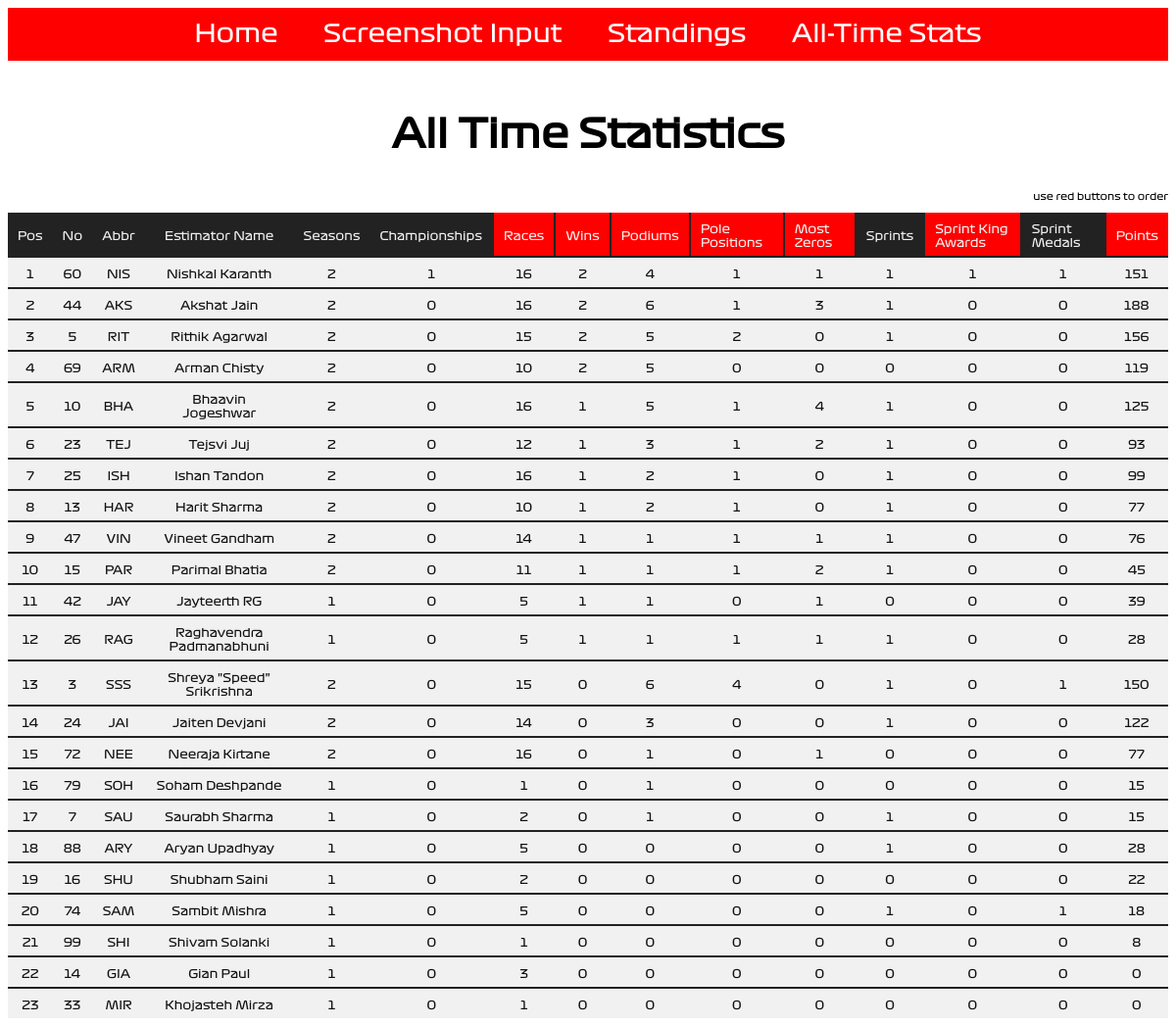
The app's page /alltimestats/, older data.
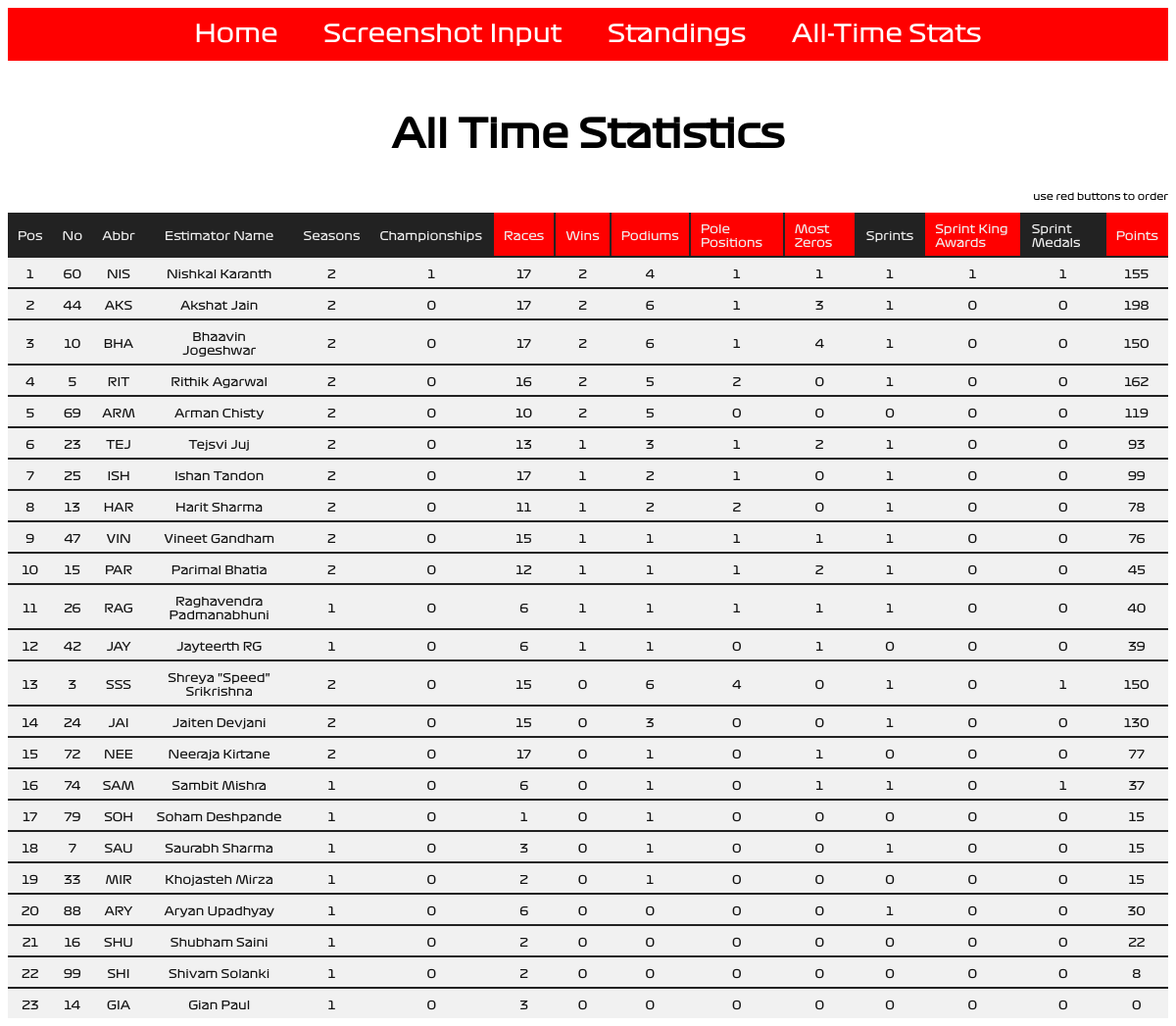
The same page, newer data.
### input_portal/models.py (models this page shows, shortened)
class alltime_leaderboard(models.Model):
    abbr = models.CharField(max_length = 4, unique = True)
    first_name = models.CharField(max_length = 32)
    last_name = models.CharField(max_length = 32)
    driver_no = models.IntegerField()
    points = models.FloatField()
    races = models.IntegerField()
    wins = models.IntegerField()
    podiums = models.IntegerField()
    sprints = models.IntegerField()
    sprint_king = models.IntegerField()
    sprint_medals = models.IntegerField()
    poles = models.IntegerField()
    most_zeros = models.IntegerField()
    seasons = models.IntegerField()
    championships = models.IntegerField()

### input_portal/views.py (the view)
# urls.py: path('alltimestats/', views.AllTimeStatsView, name='alltimestats'),
def AllTimeStatsView(request):
    href_list=['races', 'wins', 'podiums', 'poles', 'mostzeros', 'sprintkings', 'points']
    selected_list=['unselected', 'unselected', 'unselected', 'unselected', 'unselected', 'unselected', 'unselected']
    alltimestats_list = alltime_leaderboard.objects.order_by('-championships', '-wins', '-podiums', '-points')
    stats_dict = {'stat_table' : alltimestats_list, 'h': href_list, 's': selected_list}
    return render(request, 'alltimestats.html', context = stats_dict)

### input_portal/templates/input_portal/alltimestats.html
<!DOCTYPE html>
{% extends "input_portal/base.html" %}
{% block body_block %}
  <h2>All Time Statistics</h2>
  <p style="text-align: right; font-size: 10px"> use red buttons to order </p>
  {% if stat_table %}
  <table class="current_leaderboard centre">
  <thead>
    <td class="statHead"> Pos </td>
    <td class="statHead"> No </td>
    <td class="statHead"> Abbr </td>
    <td class="statHead tcentre"> Estimator Name </td>
    <td class="statHead"> Seasons </td>
    <td class="statHead"> Championships </td>
    <td class="statButton{{ s.0 }}"> <a href = "{{ h.0 }}"> Races </a> </td>
    <td class="statButton{{ s.1 }}"> <a href = "{{ h.1 }}"> Wins </a> </td>
    <td class="statButton{{ s.2 }}"> <a href = "{{ h.2 }}"> Podiums </a> </td>
    <td class="statButton{{ s.3 }}"> <a href = "{{ h.3 }}"> Pole Positions </a> </td>
    <td class="statButton{{ s.4 }}"> <a href = "{{ h.4 }}"> Most Zeros </a> </td>
    <td class="statHead"> Sprints </td>
    <td class="statButton{{ s.5 }}"> <a href = "{{ h.5 }}"> Sprint King Awards </a> </td>
    <td class="statHead"> Sprint Medals </td>
    <td class="statButton{{ s.6 }}"> <a href = "{{ h.6 }}"> Points </a> </td>
  </thead>
  {% for row in stat_table %}
    <tr>
      <td class="statText"> {{ forloop.counter }} </td>
      <td class="statText"> {{ row.driver_no }} </td>
      <td class="statText"> {{ row.abbr }} </td>
      <td class="statText"> {{ row.first_name }} {{ row.last_name }} </td>
      <td class="statText"> {{ row.seasons }} </td>
      <td class="statText"> {{ row.championships }} </td>
      <td class="statText"> {{ row.races }} </td>
      <td class="statText"> {{ row.wins }} </td>
      <td class="statText"> {{ row.podiums }} </td>
      <td class="statText"> {{ row.poles }} </td>
      <td class="statText"> {{ row.most_zeros }} </td>
      <td class="statText"> {{ row.sprints }} </td>
      <td class="statText"> {{ row.sprint_king }} </td>
      <td class="statText"> {{ row.sprint_medals }} </td>
      <td class="statText"> {{ row.points|floatformat:0 }} </td>
    </tr>
  {% endfor %}
  </table>
  {% else %}
    <p>No data found </p>
  {% endif %}
{% endblock %}

Row changes from the older to the newer data that the page shows:
changed alltime_leaderboard "NIS": races "16" → "17"; points "151" → "155"
changed alltime_leaderboard "AKS": races "16" → "17"; points "188" → "198"
changed alltime_leaderboard "BHA": races "16" → "17"; wins "1" → "2"; podiums "5" → "6"; points "125" → "150"; moves up the list
changed alltime_leaderboard "RIT": races "15" → "16"; points "156" → "162"
changed alltime_leaderboard "TEJ": races "12" → "13"
changed alltime_leaderboard "ISH": races "16" → "17"
changed alltime_leaderboard "HAR": races "10" → "11"; poles "1" → "2"; points "77" → "78"
changed alltime_leaderboard "VIN": races "14" → "15"
changed alltime_leaderboard "PAR": races "11" → "12"
changed alltime_leaderboard "RAG": races "5" → "6"; points "28" → "40"; moves up the list
changed alltime_leaderboard "JAY": races "5" → "6"
changed alltime_leaderboard "JAI": races "14" → "15"; points "122" → "130"
changed alltime_leaderboard "NEE": races "16" → "17"
changed alltime_leaderboard "SAM": races "5" → "6"; podiums "0" → "1"; most_zeros "0" → "1"; points "18" → "37"; moves up the list
changed alltime_leaderboard "SAU": races "2" → "3"
changed alltime_leaderboard "MIR": races "1" → "2"; podiums "0" → "1"; points "0" → "15"; moves up the list
changed alltime_leaderboard "ARY": races "5" → "6"; points "28" → "30"
changed alltime_leaderboard "SHI": races "1" → "2"
